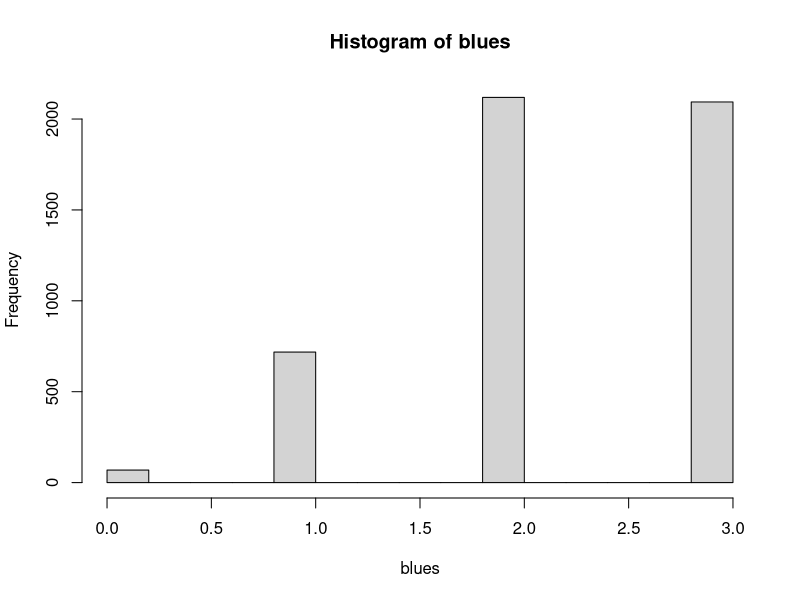
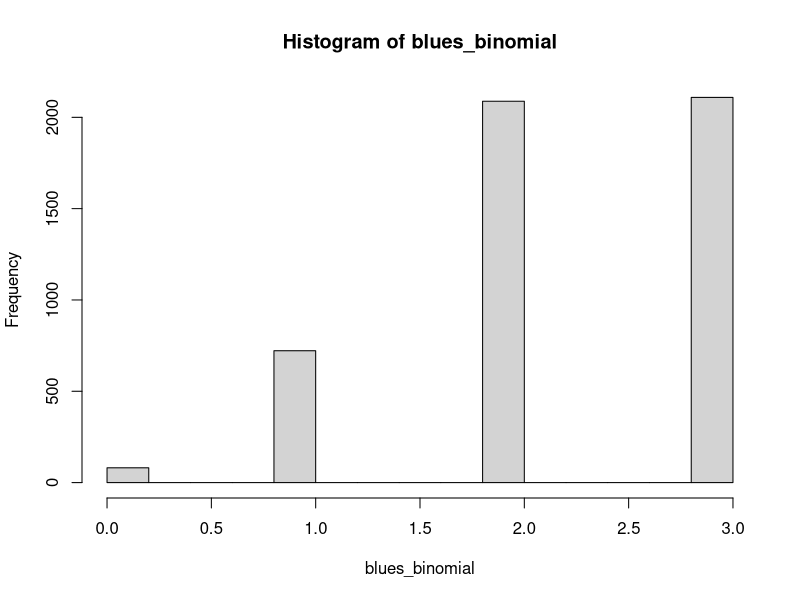
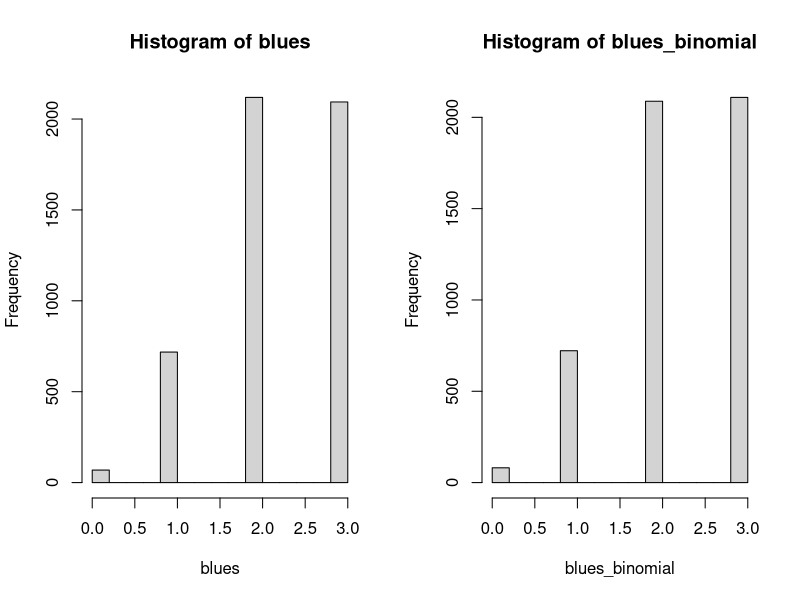
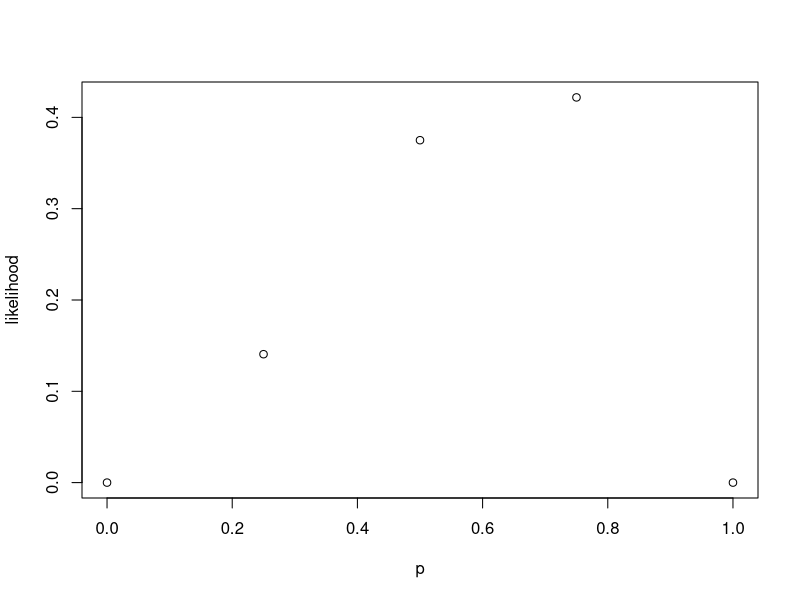
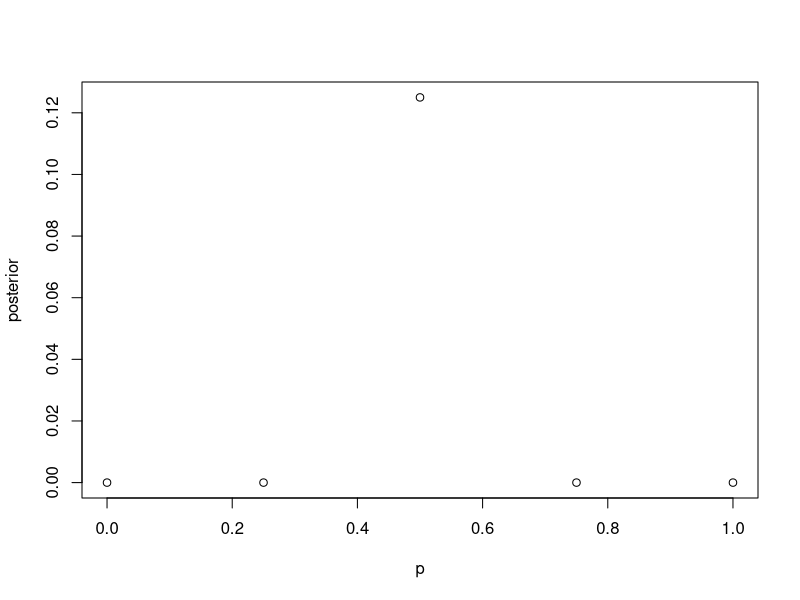
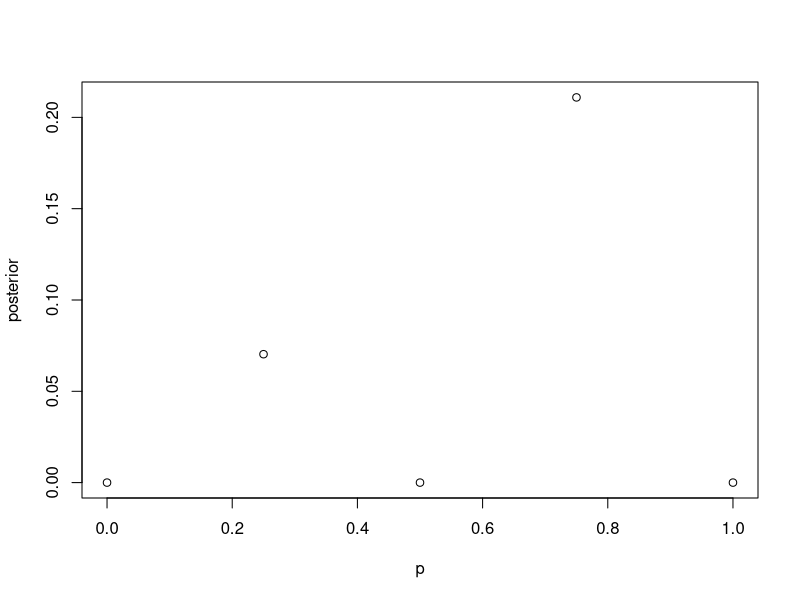
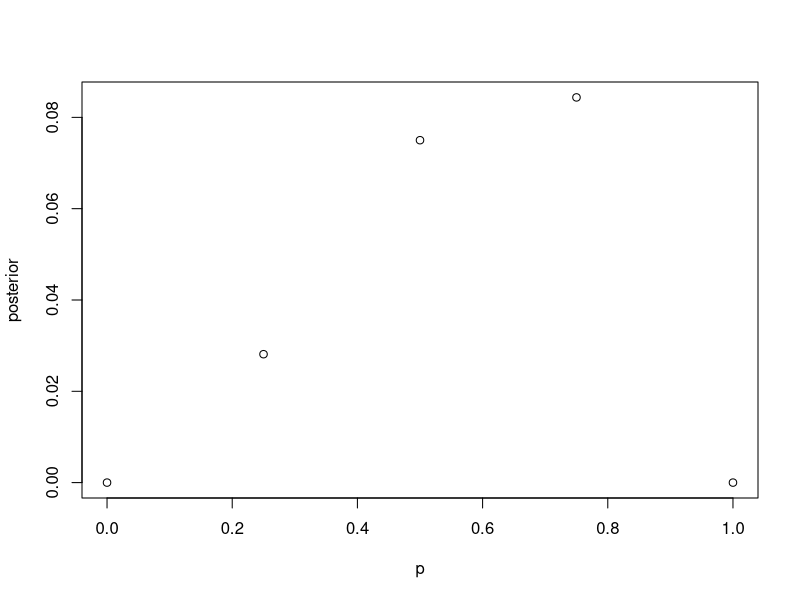
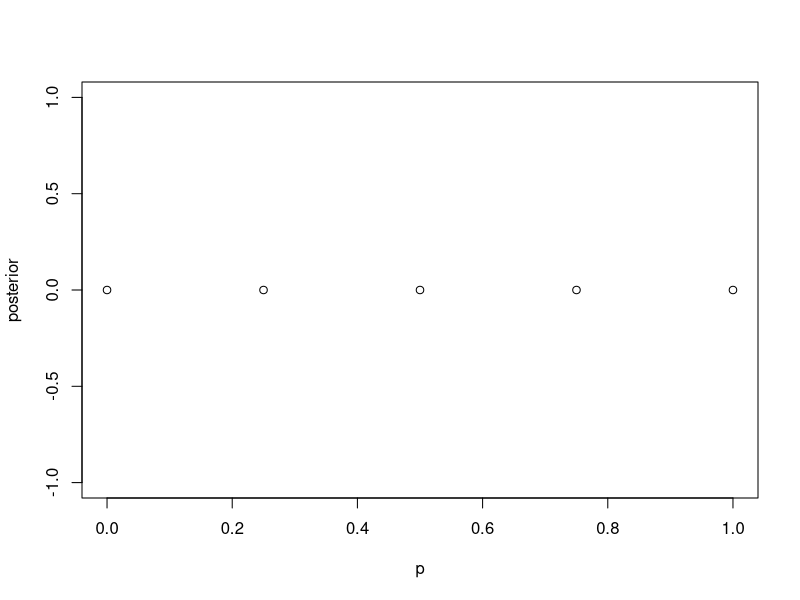

Write R code to recreate these figures, in order.
## Pulling marbles from bags

# create a bag of marbles. 1=blue, 0=white
bag <- c(1,1,1,0)

# draw 3 marbles from the bag
sample( x=bag, size=3, replace=TRUE )

# draws 3 marbles 10 times
replicate(10, sample( x=bag, size=3, replace=TRUE ))

# count the number of blues
sum( sample( x=bag, size=3, replace=TRUE ) )

# draw from the bag 5000 times, counting the number of blues
blues <- replicate(5000, sum( sample( x=bag, size=3, replace=TRUE ) ))
# (sampling distribution)

hist(blues)

# draw from the binomial distribution
blues_binomial <- rbinom(n=5000, size=3, prob=0.75)

hist(blues_binomial)

par(mfrow=c(1,2))
hist(blues)
hist(blues_binomial)

# What's the probability of drawing 2 blues from a bag with 3/4 blues?
dbinom(x=2, size=3, prob=0.75)
dbinom(x=3, size=3, prob=0.75)
dbinom(x=1, size=3, prob=0.75)

## Create the likelihood function --------------------

# these are our *conjectures*, all the possible values of p
p <- c(0, 0.25, 0.5, 0.75, 1)

# the *likelihood* tells us the probability of drawing 2 blues
# conditional on each of our conjectures.
likelihood <- dbinom(x=2, size=3, prob=p)

# plot the likelihood function
par(mfrow=c(1,1))
plot(p, likelihood)

## suppose we have a prior -------------------

# we know that the factory only produced bags with 
# 0 blue, 4 blue, or 2 blue
prior <- c(1/3, 0, 1/3, 0, 1/3)

posterior <- prior * likelihood

plot(p, posterior)

# another prior! we only think there are bags with 1 or 3 marbles
prior <- c(0, 1/2, 0, 1/2, 0)

posterior <- prior * likelihood

plot(p, posterior)

# what if we had no idea about the prior distribution?
prior <- c(1/5, 1/5, 1/5, 1/5, 1/5)

posterior <- prior * likelihood

plot(p, posterior)

prior <- c(0, 0, 0, 0, 1)
posterior <- prior * likelihood

plot(p, posterior)
